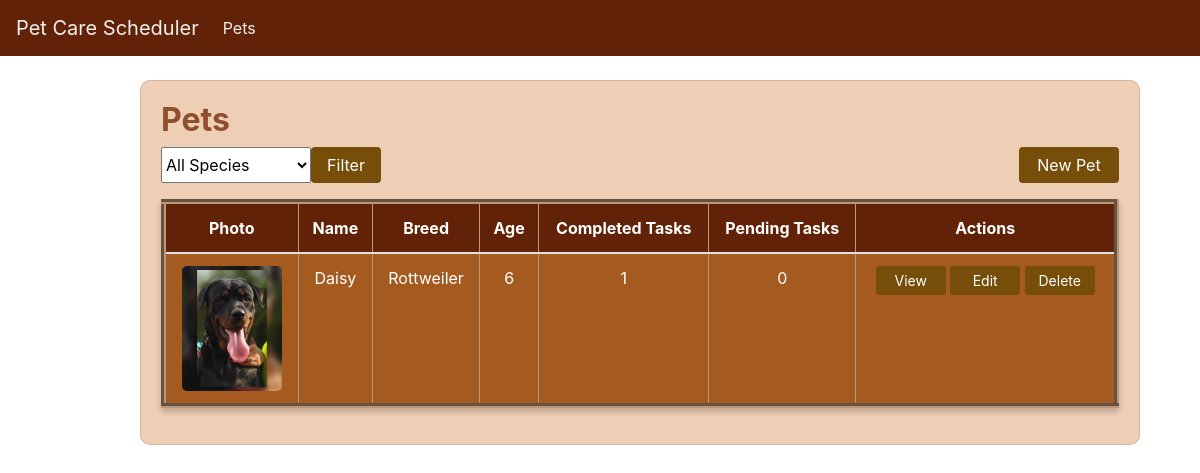
Page /care/pets/ on the earlier database version.
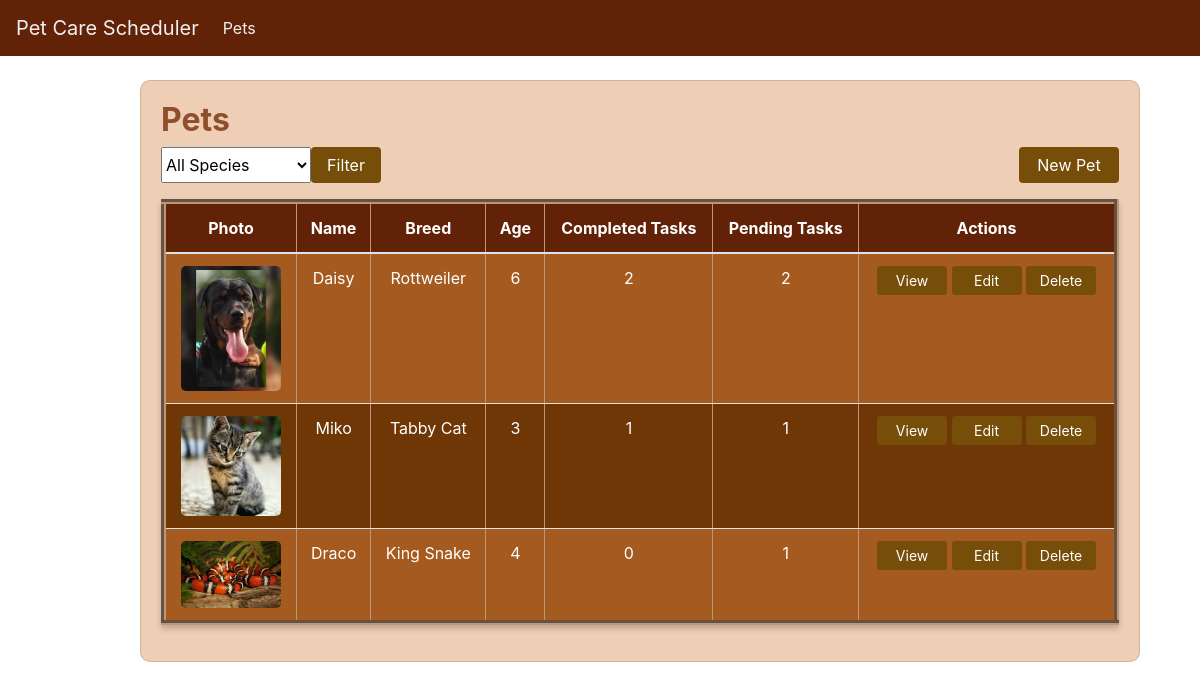
Same page on the later database version.
### care/models.py (models this page shows, shortened)
class Pet(models.Model):
    DOG = 'Dog'
    CAT = 'Cat'
    BIRD = 'Bird'
    FISH = 'Fish'
    SNAKE ='Snake'
    SPECIES_CHOICES = [
        (DOG, 'Dog'),
        (CAT, 'Cat'),
        (BIRD, 'Bird'),
        (FISH, 'Fish'),
        (SNAKE, 'Snake')
    ]
    name = models.CharField(max_length=100)
    breed = models.CharField(max_length=100, blank=True, null=True)
    age = models.IntegerField()
    species = models.CharField(
        max_length=100,
        choices=SPECIES_CHOICES,
        blank=True,
        null=True
    )
    photo = models.ImageField(upload_to='pet_photos/', blank=True, null=True)

### care/views.py (the view)
# urls.py: path('pets/', views.pet_list, name='pet_list'),
def pet_list(request):
    species = request.GET.get('species', '')  # Get species from query string
    pets = Pet.objects.filter(species=species) if species else Pet.objects.all()
    pet_data = []
    for pet in pets:
        completed_tasks = Task.objects.filter(pet=pet, completed=True).count()
        pending_tasks = Task.objects.filter(pet=pet, completed=False).count()
        pet_data.append({
            'pet': pet,
            'completed_tasks': completed_tasks,
            'pending_tasks': pending_tasks,
        })
    context = {
        'pet_data': pet_data,
        'selected_species': species,
    }
    return render(request, 'pet_list.html', context)

### templates/pet_list.html (shortened to what this page needs)
{% extends './base.html' %}
{% block content %}
<div class="row justify-content-center mt-2">
    <div class="col-md-10">
        <div class="card" style="background-color: #eecfb6; padding: 20px; border-radius: 10px; width: 1000px;">
            <h2 style="color: rgb(143, 78, 44);"><b>Pets</b></h2>
            <div class="d-flex justify-content-between align-items-center mb-3">
                <form method="get" action="" class="d-flex">
                    <select name="species" class="form-select" style="width: 150px;">
                        <option value="">All Species</option>
                    </select>
                    <button type="submit" class="btn btn-secondary ms-2">Filter</button>
                </form>
                <a href="{% url 'pet_create' %}" class="btn btn-primary" style="width: 100px;">New Pet</a>
            </div>
            <table class="table table-striped text-center align-middle" border="5">
                <thead>
                    <tr>
                        <th>Photo</th>
                        <th>Name</th>
                        <th>Breed</th>
                        <th>Age</th>
                        <th>Completed Tasks</th>
                        <th>Pending Tasks</th>
                        <th>Actions</th>
                    </tr>
                </thead>
                <tbody>
                    {% for entry in pet_data %}
                    <tr>
                        <td>
                            {% if entry.pet.photo %}
                            <img src="{{ entry.pet.photo.url }}" alt="Photo of {{ entry.pet.name }}"
                                style="width: 100px; height: auto; border-radius: 5px;">
                            {% else %}
                            <p>No photo</p>
                            {% endif %}
                        </td>
                        <td>{{ entry.pet.name }}</td>
                        <td>{{ entry.pet.breed }}</td>
                        <td>{{ entry.pet.age }}</td>
                        <td>{{ entry.completed_tasks }}</td>
                        <td>{{ entry.pending_tasks }}</td>
                        <td>
                            <a href="{% url 'pet_detail' entry.pet.id %}" class="btn btn-info btn-sm">View</a>
                            <a href="{% url 'pet_update' entry.pet.id %}" class="btn btn-warning btn-sm">Edit</a>
                            <a href="{% url 'pet_delete' entry.pet.id %}" class="btn btn-danger btn-sm">Delete</a>
                        </td>
                    </tr>
                    {% empty %}
                    <tr>
                        <td colspan="7">No pets found for the selected species.</td>
                    </tr>
                    {% endfor %}
                </tbody>
            </table>
        </div>
    </div>
</div>
{% endblock %}

Differences in the rows shown:
changed Pet "Daisy": completed_tasks "1" → "2"; pending_tasks "0" → "2"
added Pet: pet.photo (picture), pet.name "Miko", pet.breed "Tabby Cat", pet.age "3", completed_tasks "1", pending_tasks "1"
added Pet: pet.photo (picture), pet.name "Draco", pet.breed "King Snake", pet.age "4", completed_tasks "0", pending_tasks "1"
